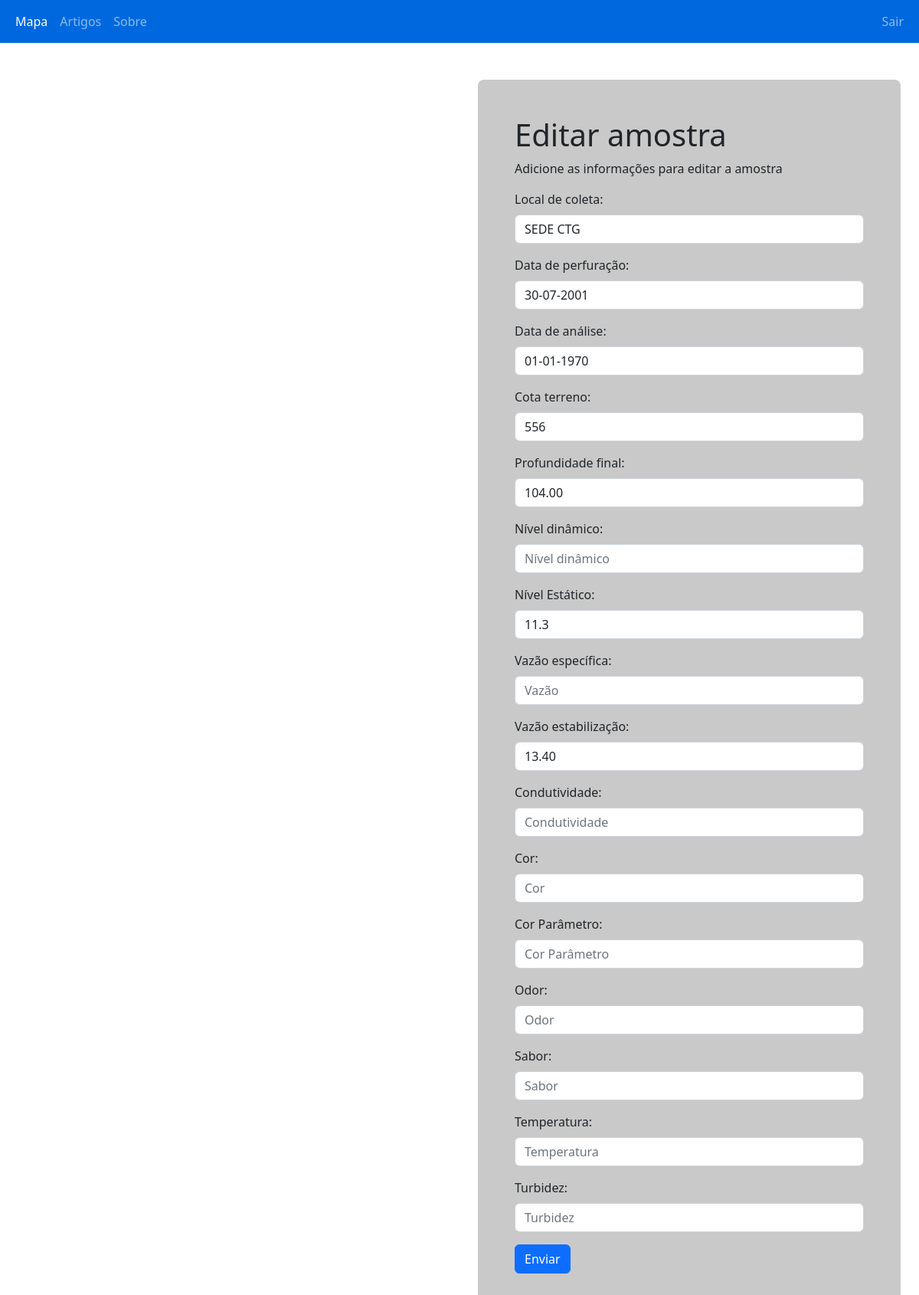
Page /php/editaramostra.php?ponto=4300016518 (signed in) on the committed database.
### tables this page shows
CREATE TABLE `local` (
  `idLocal` int NOT NULL AUTO_INCREMENT,
  `ponto` bigint NOT NULL,
  `idCriador` int NOT NULL,
  `idEditor` int NOT NULL,
  `nome` varchar(150) NOT NULL,
  `lat` varchar(30) NOT NULL,
  `lng` varchar(30) NOT NULL,
  `tipo` varchar(100) DEFAULT NULL,
  `foto` varchar(1000) DEFAULT NULL,
  PRIMARY KEY (`idLocal`)
);

CREATE TABLE `amostra` (
  `idAmostra` int NOT NULL AUTO_INCREMENT,
  `ponto` bigint NOT NULL,
  `municipio` varchar(100) DEFAULT NULL,
  `idCriador` int DEFAULT NULL,
  `idEditor` int DEFAULT NULL,
  `dataPerfuracao` varchar(50) DEFAULT NULL,
  `dataAnalise` varchar(50) DEFAULT NULL,
  `cotaTerreno` varchar(50) DEFAULT NULL,
  `profundidadeFinal` varchar(50) DEFAULT NULL,
  `nivelDinamico` varchar(50) DEFAULT NULL,
  `nivelEstatico` varchar(50) DEFAULT NULL,
  `vazaoEspecifica` varchar(50) DEFAULT NULL,
  `vazaoEstabilizacao` varchar(50) DEFAULT NULL,
  `condutividade` varchar(50) DEFAULT NULL,
  `cor` varchar(50) DEFAULT NULL,
  `corParametro` varchar(45) DEFAULT NULL,
  `odor` varchar(45) DEFAULT NULL,
  `sabor` varchar(45) DEFAULT NULL,
  `temperatura` varchar(50) DEFAULT NULL,
  `turbidez` varchar(45) DEFAULT NULL,
  PRIMARY KEY (`idAmostra`)
);

### php/editaramostra.php (the view, shortened to what this page needs)
<!DOCTYPE html>
<html lang="pt-br">
<head>
    <link rel="stylesheet" href="../style/style.css">
    <link href="https://cdn.jsdelivr.net/npm/bootstrap@5.2.2/dist/css/bootstrap.min.css" rel="stylesheet">
    <link rel="stylesheet" href="https://unpkg.com/leaflet@1.9.2/dist/leaflet.css"integrity="sha256-sA+zWATbFveLLNqWO2gtiw3HL/lh1giY/Inf1BJ0z14="crossorigin=""/>
</head>
            <?php
    include_once "navbarL.php";
    include_once "link.php";
    $ponto = $_GET['ponto'];
    $query = mysqli_query($link,"SELECT * FROM AMOSTRA WHERE ponto = '$ponto'");
    $query2 = mysqli_query($link,"SELECT * FROM LOCAL  WHERE ponto = '$ponto'") or die (mysqli_error($link));
    $row = mysqli_fetch_assoc($query);
    $row2 = mysqli_fetch_assoc($query2);
    function formatarData($dataOriginal) {
        $novaData = date("d-m-Y", strtotime($dataOriginal));
        $novaData = str_replace('/', '-', $novaData);
        return $novaData;
    }
?>
    <div class='container-fluid mt-5'>
        <div class='row'>
            <div class='col-6'>
                <div id="map" class="ms-5" style="height: 500px;">
                </div>
            </div>
            <div class='col-6'>
                <div class="container-fluid d-block mb-5" style="">
                    <div class="gray p-5 rounded-3">
                        <form action="c_editaramostra.php" method="post">
                            <h1>Editar amostra</h1>
                            <p>Adicione as informações para editar a amostra</p>
                            <label for="data" class="form-label">Local de coleta:</label>
                            <input type="text" class="form-control" id="nome" placeholder="Nome do local" name="localColetado" readonly value="<?php echo $row2['nome']; ?>">
                            <div class="mb-3 mt-3">
                                <label for="dataPerfuracao" class="form-label">Data de perfuração:</label>
                                <input type="text" class="form-control" value="<?php echo formatarData($row['dataPerfuracao'])?>" name="dataPerfuracao" placeholder="dia-mês-ano">
                            </div>
                            <div class="mb-3 mt-3">
                                <label for="data" class="form-label">Data de análise:</label>
                                <input type="text" class="form-control" value="<?php echo formatarData($row['dataAnalise'])?>" name="dataAnalise" placeholder="dia-mês-ano">
                            </div>
                            <div class="mb-3 mt-3">
                                <label class="form-label">Cota terreno:</label>
                                <input type="text" class="form-control" placeholder="Cota terreno" name="cotaTerreno" value="<?php echo $row['cotaTerreno']?>">
                            </div>
                            <div class="mb-3 mt-3">
                                <label class="form-label">Profundidade final:</label>
                                <input type="text" class="form-control" placeholder="Profundidade final" name="profundidadeFinal" value="<?php echo $row['profundidadeFinal']?>">
                            </div>
                            <div class="mb-3 mt-3">
                                <label class="form-label">Nível dinâmico:</label>
                                <input type="text" class="form-control" placeholder="Nível dinâmico" name="nivelDinamico" value="<?php echo $row['nivelDinamico']?>">
                            </div>
                            <div class="mb-3 mt-3">
                                <label class="form-label">Nível Estático:</label>
                                <input type="text" class="form-control" placeholder="Nível Estático" name="nivelEstatico" value="<?php echo $row['nivelEstatico']?>">
                            </div>
                            <div class="mb-3 mt-3">
                                <label class="form-label">Vazão específica:</label>
                                <input type="text" class="form-control" placeholder="Vazão" name="vazaoEspecifica" value="<?php echo $row['vazaoEspecifica']?>">
                            </div>
                            <div class="mb-3 mt-3">
                                <label class="form-label">Vazão estabilização:</label>
                                <input type="text" class="form-control" placeholder="Vazão" name="vazaoEstabilizacao" value="<?php echo $row['vazaoEstabilizacao']?>">
                            </div>
                            <div class="mb-3 mt-3">
                                <label class="form-label">Condutividade:</label>
                                <input type="text" class="form-control" placeholder="Condutividade" name="condutividade" value="<?php echo $row['condutividade']?>">
                            </div>
                            <div class="mb-3 mt-3">
                                <label class="form-label">Cor:</label>
                                <input type="text" class="form-control" placeholder="Cor" name="cor" value="<?php echo $row['cor']?>">
                            </div>
                            <div class="mb-3 mt-3">
                                <label class="form-label">Cor Parâmetro:</label>
                                <input type="text" class="form-control" placeholder="Cor Parâmetro" name="corParametro" value="<?php echo $row['corParametro']?>">
                            </div>
                            <div class="mb-3 mt-3">
                                <label class="form-label">Odor:</label>
                                <input type="text" class="form-control" placeholder="Odor" name="odor" value="<?php echo $row['odor']?>">
                            </div>
                            <div class="mb-3 mt-3">
                                <label class="form-label">Sabor:</label>
                                <input type="text" class="form-control" placeholder="Sabor" name="sabor" value="<?php echo $row['sabor']?>">
                            </div>
                            <div class="mb-3 mt-3">
                                <label class="form-label">Temperatura:</label>
                                <input type="text" class="form-control" placeholder="Temperatura" name="temperatura" value="<?php echo $row['temperatura']?>">
                            </div>
                            <div class="mb-3 mt-3">
                                <label class="form-label">Turbidez:</label>
                                <input type="text" class="form-control" placeholder="Turbidez" name="turbidez" value="<?php echo $row['turbidez']?>">
                            </div>
                            <button type="submit" class="btn btn-primary">Enviar</button>
                        </form>
                    </div>
                </div>
            </div>
        </div>
    </div>
</body>

### style/style.css (style rules this page uses)
.gray { background-color: rgb(201, 201, 201); }

### rows in the picture
local: localColetado "SEDE CTG"
amostra: dataPerfuracao "30-07-2001", dataAnalise "01-01-1970", cotaTerreno "556", profundidadeFinal "104.00", nivelEstatico "11.3", vazaoEstabilizacao "13.40"
